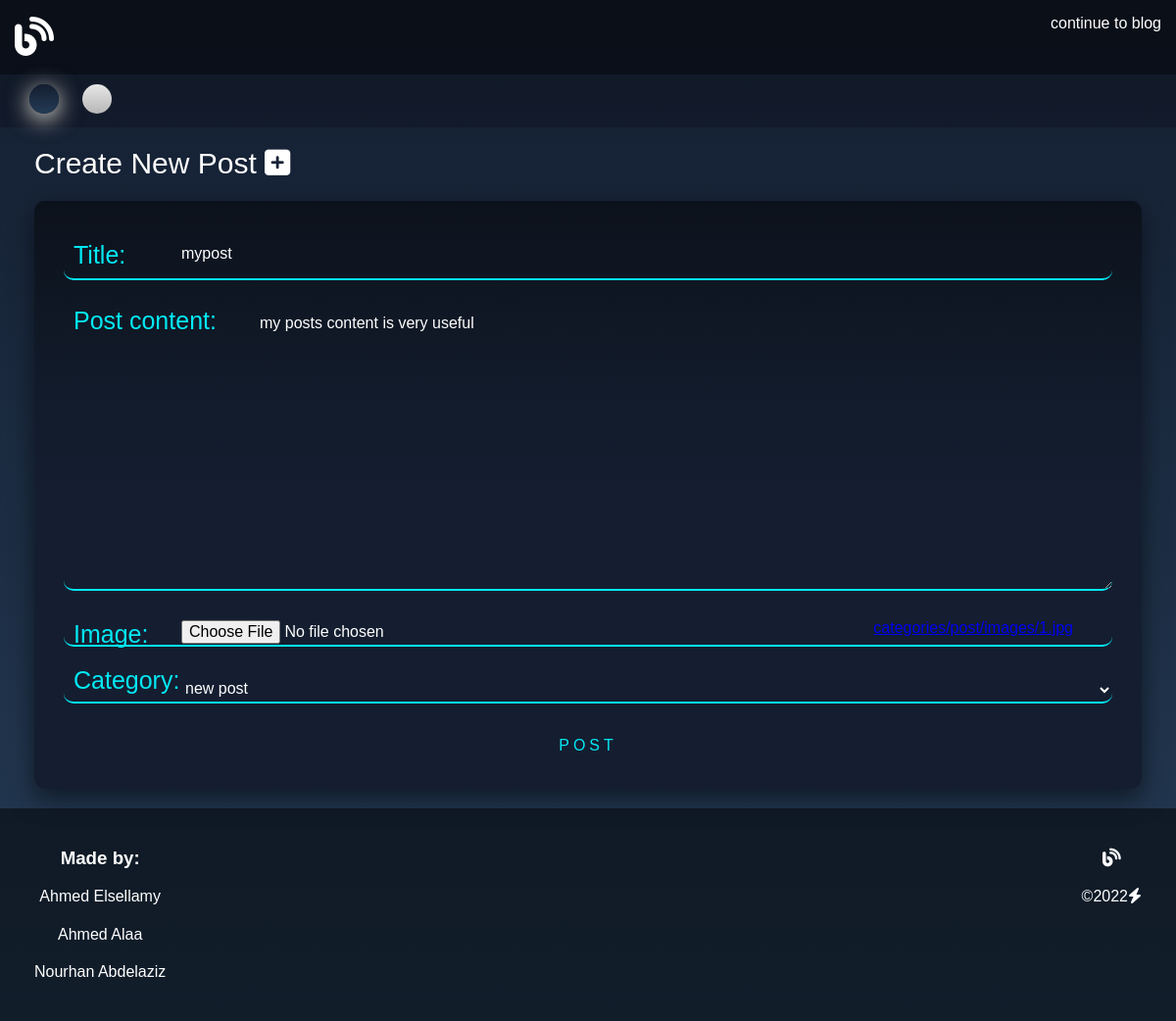
The page /categories/editpost/4 (signed in) on the database its author committed.
### categories/models.py (models this page shows, shortened)
class Post(models.Model):
    post_title = models.CharField(
        max_length=20, null=False, verbose_name='title')
    post_image = models.ImageField(
        upload_to='categories/post/images/', null=True, verbose_name='image')
    post_content = models.TextField(null=True)
    post_category_id = models.ForeignKey(
        Category, on_delete=models.CASCADE, null=True, verbose_name='category')
    tags = TaggableManager()
    post_user_id = models.ForeignKey(
        User, on_delete=models.CASCADE, null=True, verbose_name='user')
    post_created_at = models.DateTimeField(auto_now_add=True, null=True)
    post_updated_at = models.DateTimeField(auto_now=True, null=True)
    likes = models.ManyToManyField(User, related_name='likes', blank=True)
    dislikes = models.ManyToManyField(
        User, related_name='dislikes', blank=True)

### categories/views.py (the view, shortened to what this page needs)
# urls.py: path('editpost/<int:pk>', PostUpdate.as_view(), name='edit-post'),
@method_decorator(staff_member_required, name='dispatch')
class PostUpdate(UpdateView):
    model = Post
    form_class = PostForm
    template_name = 'categories/posts/create_post.html'
    def dispatch(self, request, *args, **kwargs):
        obj = self.get_object()
        if obj.post_user_id != self.request.user:
            raise Http404("You are not allowed to edit this Post")
        return super(PostUpdate, self).dispatch(request, *args, **kwargs)

### categories/forms.py
class PostForm(forms.ModelForm):
    class Meta:
        model = Post
        fields = ('post_title', 'post_content', 'post_image', 'tags', 'post_category_id', )

### categories/models.py (called while the page is built)
    def __str__(self):
        return self.category_name

### templates/categories/posts/create_post.html (shortened to what this page needs)
{% extends 'global/base.html' %}
{% load static %}
{% block styles %}
<link rel="stylesheet" href="{% static 'categories/styles/post_styles.css' %}">
{% endblock %}
{% block continuetoblog %}
<p>continue to blog</p>
{% endblock %}
{% block main %}
    <main>
        <div class="container">
            <h2>Create New Post <i class="fa-solid fa-square-plus"></i></h2>
            <div class="post-box">
                <form method="post" novalidate enctype="multipart/form-data">
                    {% include 'global/forms.html' %}
                    <button type="submit">
                        Post
                    </button>
            </form>
        </div>
    </div>
</main>
{% endblock %}

### templates/global/forms.html
{% load widget_tweaks %}
{% for field in form %}
<div class="user-box">
    {% if form.is_bound %}
        {% if field.errors %}
            {{ field }}
            {{ field.label_tag }}
            {% for error in field.errors %}
                <div class="error-message">
                    {{ error }}
                </div>
            {% endfor %}
        {% else %}
            {{ field }}
            {{ field.label_tag }}
        {% endif %}
    {% else %}
        {{ field }}
        {{ field.label_tag }}
    {% endif %}
</div>
{% endfor %}

### static/global/styles/main.css (style rules this page uses)
:root { --main-color: #03e9f4; --back-color-1: #141e30; --back-color-2: #243b55; --text-color: #fff; --box-color: rgba(0, 0, 0, 0.5); }
* { box-sizing: border-box; margin: 0; padding: 0; }
body { font-family: sans-serif; background: linear-gradient(var(--back-color-1), var(--back-color-2)); }
.container { margin-left: auto; margin-right: auto; padding-left: 10px; padding-right: 10px; }
@media (min-width: 576px) { .container { width: 570px; } }
@media (min-width: 768px) { .container { width: 750px; } }
@media (min-width: 992px) { .container { width: 980px; } }
@media (min-width: 1200px) { .container { width: 1190px; } }
main { position: relative; }

### static/categories/styles/post_styles.css (style rules this page uses)
main .container h2 { color: var(--text-color); padding: 20px 20px 0; font-size: 30px; font-weight: 500; }
main .container .post-box { padding: 20px; background: linear-gradient(var(--box-color), var(--back-color-1), var(--back-color-1)); box-shadow: 0 10px 25px var(--box-color); border-radius: 10px; -webkit-border-radius: 10px; -moz-border-radius: 10px; -ms-border-radius: 10px; -o-border-radius: 10px; margin: 20px; }
main .container .post-box form { height: 70vh; display: grid; grid-template-rows: 1.5fr 6.5fr 1fr 1fr 1fr; gap: 10px; }
main .container .post-box form .user-box { position: relative; }
main .container .post-box form .user-box input, main .container .post-box form .user-box textarea, main .container .post-box form .user-box select { height: calc(100% - 20px); margin: 10px; border: none; outline: none; background-color: transparent; border-radius: 10px; -webkit-border-radius: 10px; -moz-border-radius: 10px; -ms-border-radius: 10px; -o-border-radius: 10px; width: calc(100% - 20px); text-indent: 120px; color: var(--text-color); border-bottom: 2px solid var(--main-color); }
main .container .post-box form .user-box label { position: absolute; left: 20px; color: var(--main-color); font-size: 25px; }
main .container .post-box form .user-box textarea + label { top: 7px; }
main .container .post-box form .user-box input + label { top: 50%; transform: translateY(-50%); -webkit-transform: translateY(-50%); -moz-transform: translateY(-50%); -ms-transform: translateY(-50%); -o-transform: translateY(-50%); }
main .container .post-box form .user-box textarea { text-indent: 200px; line-height: 1.7; }
main .container .post-box form button { position: relative; display: inline-block; padding: 10px 20px; background: transparent; color: var(--main-color); font-size: 16px; text-decoration: none; text-transform: uppercase; border: none; outline: none; overflow: hidden; transition: .5s; letter-spacing: 4px }
main .container .post-box form .user-box a { position: absolute; bottom: 20px; right: 50px; }

### rows shown on the page
Post: form "mypost" "my posts content is very useful" "new post"

### other values the page prints
{{ field.label_tag }} "Title:" "Post content:" "Image:" "Category:"
